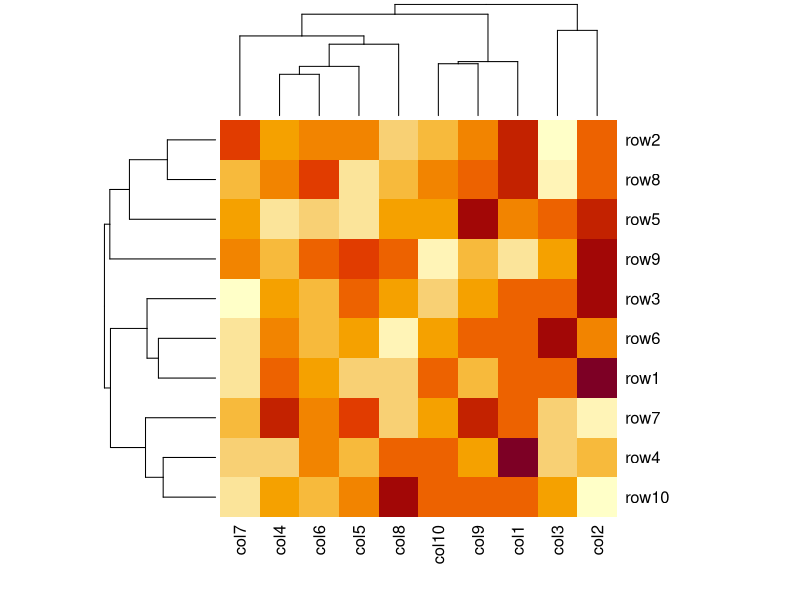
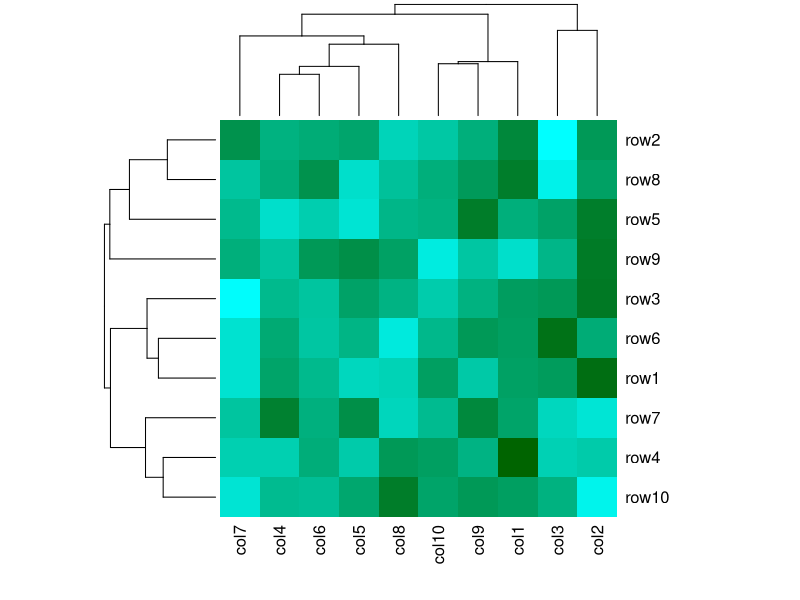
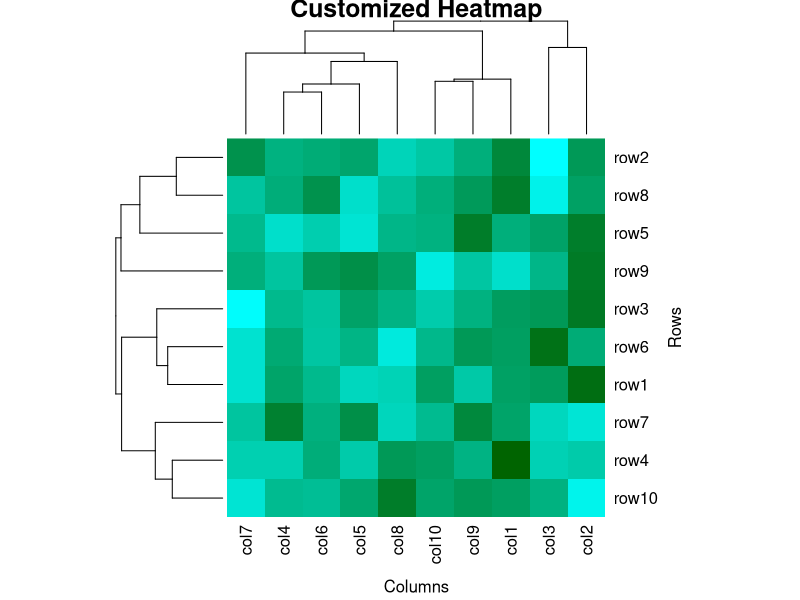
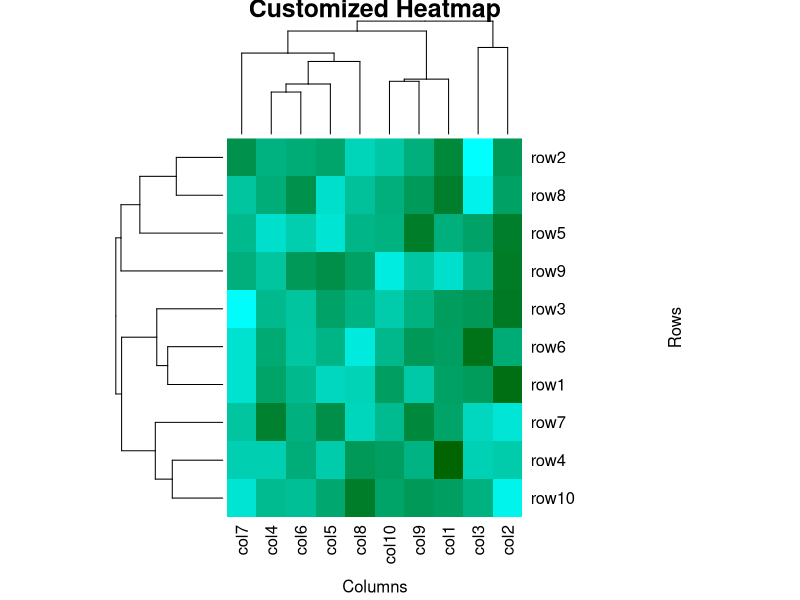
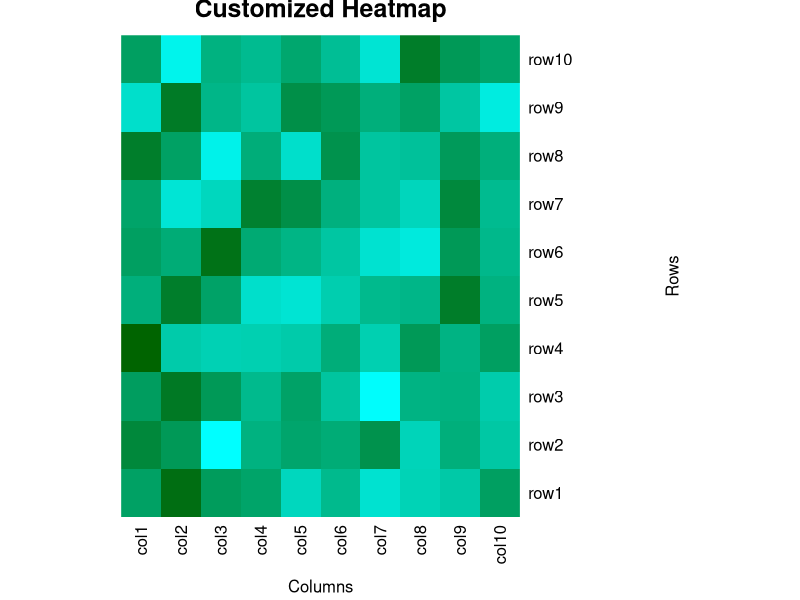

Recreate these plots in R, in order.
# 1. Create a Heatmap in R

set.seed(110)
data <- matrix(rnorm(100, 0, 5), nrow = 10, ncol = 10)
colnames(data) <- paste0("col", 1:10)
row.names(data) <- paste0("row", 1:10)
heatmap(data)

# 2. Create heatmap in R using colorRampPalette

set.seed(110)

data <- matrix(rnorm(100, 0, 5), nrow = 10, ncol = 10)

colnames(data) <- paste0("col", 1:10)
row.names(data) <- paste0("row", 1:10)

my_colors <- colorRampPalette(c("cyan", "darkgreen"))
heatmap(data, col = my_colors(100))

# 3. Adding Title and Axis Labels to the Heatmap
set.seed(110)

data <- matrix(rnorm(100, 0, 5), nrow = 10, ncol = 10)
colnames(data) <- paste0("col", 1:10)
row.names(data) <- paste0("row", 1:10)

my_colors <- colorRampPalette(c("cyan", "darkgreen"))
heatmap(
  data,
  col = my_colors(100),
  main = "Customized Heatmap",
  xlab = "Columns",
  ylab = "Rows"
)

# 4. Margins Around the Heatmap plot
set.seed(110)

data <- matrix(rnorm(100, 0, 5), nrow = 10, ncol = 10)
colnames(data) <- paste0("col", 1:10)
row.names(data) <- paste0("row", 1:10)

my_colors <- colorRampPalette(c("cyan", "darkgreen"))
heatmap(
  data,
  col = my_colors(100),
  main = "Customized Heatmap",
  xlab = "Columns",
  ylab = "Rows",
  margins = c(5, 10)
)

# 5. Heatmap in R without Dendogram
set.seed(110)

data <- matrix(rnorm(100, 0, 5), nrow = 10, ncol = 10)
colnames(data) <- paste0("col", 1:10)
row.names(data) <- paste0("row", 1:10)

my_colors <- colorRampPalette(c("cyan", "darkgreen"))
heatmap(
  data,
  col = my_colors(100),
  main = "Customized Heatmap",
  xlab = "Columns",
  ylab = "Rows",
  margins = c(5, 10),
  Colv = NA,
  Rowv = NA
)